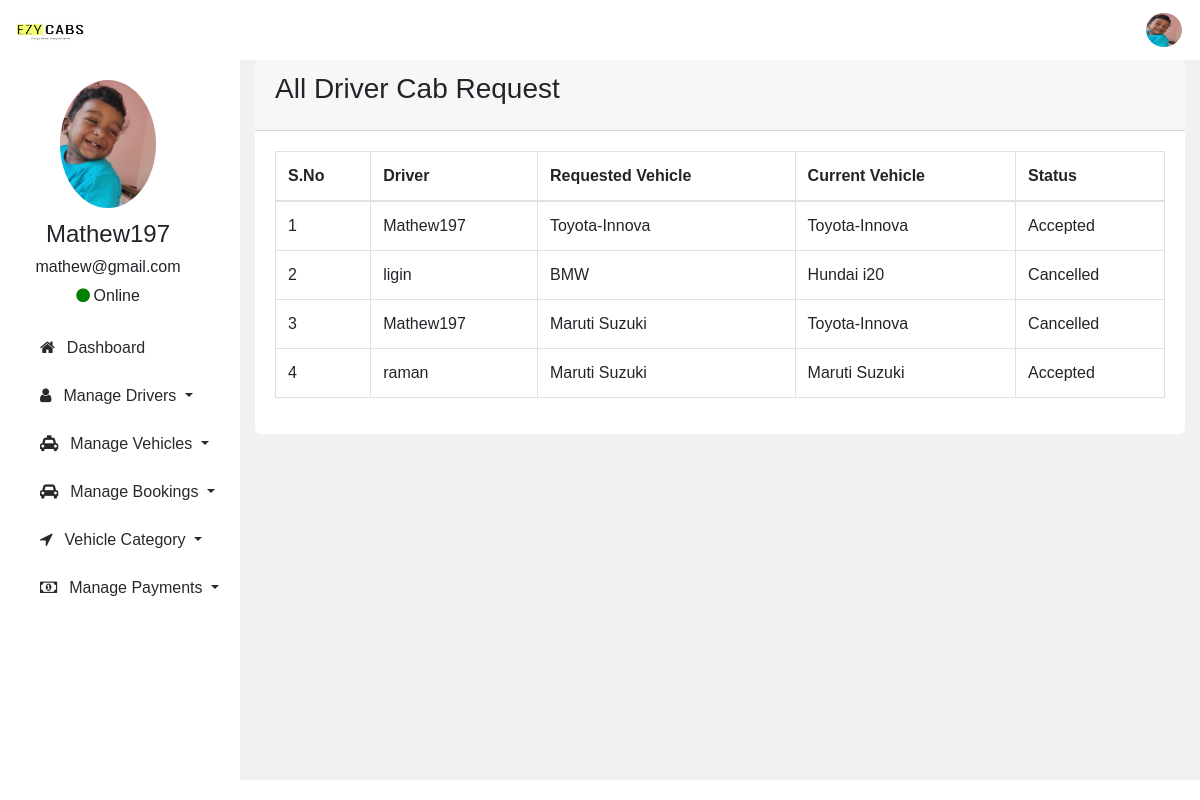
The app's page /pages/viewAllCabRequest.php (signed in) with its own data.
### tables this page shows
CREATE TABLE `vehicle_request` (
  `id` int(11) NOT NULL,
  `driver_id` int(11) NOT NULL,
  `vehicle_id` int(11) NOT NULL,
  `status` int(11) NOT NULL DEFAULT 0
);

CREATE TABLE `register` (
  `id` int(5) NOT NULL,
  `username` varchar(50) NOT NULL,
  `email` varchar(100) NOT NULL,
  `password` varchar(50) NOT NULL,
  `mobile` bigint(10) NOT NULL,
  `profile_pic` varchar(200) NOT NULL,
  `type` int(3) NOT NULL,
  `status` int(2) NOT NULL
);

CREATE TABLE `vehicle` (
  `id` int(5) NOT NULL,
  `u_id` int(5) NOT NULL,
  `reg_no` varchar(15) NOT NULL,
  `model_company` varchar(150) NOT NULL,
  `fuel` varchar(50) NOT NULL,
  `seating_capacity` int(5) NOT NULL,
  `engine_no` varchar(15) NOT NULL,
  `chaise_no` varchar(15) NOT NULL,
  `reg_validity` date NOT NULL,
  `insurence_scheme` varchar(25) NOT NULL,
  `insurence_validity` date NOT NULL,
  `tax` date NOT NULL,
  `pollution` date NOT NULL,
  `vehicle_img` varchar(100) NOT NULL,
  `rc_doc` varchar(200) NOT NULL,
  `category` int(25) NOT NULL,
  `driverAllocated` int(11) NOT NULL DEFAULT -1
);

### pages/viewAllCabRequest.php (the view, shortened to what this page needs)
<?php
if (isset($_SESSION["session_id"]) != session_id()) {
  header("Location:../index.php");
  die();
} else {
  include 'dbcon.php';
?>
  <!doctype html>
  <html lang="en">
  <head>
    <link rel='stylesheet' href='https://cdn.jsdelivr.net/npm/sweetalert2@7.12.15/dist/sweetalert2.min.css'>
    <link rel="stylesheet" href="https://cdn.jsdelivr.net/npm/bootstrap@4.0.0/dist/css/bootstrap.min.css">
    <link rel="stylesheet" href="https://cdnjs.cloudflare.com/ajax/libs/font-awesome/4.7.0/css/font-awesome.min.css">
    <link rel="stylesheet" href="../css/style.css">
  </head>
  <body>
    <?php
    include "../assets/templates/adminsidebar.php";
    ?>
    <section>
      <div class="container-fluid tableDriver">
        <div class="row">
          <div class="col-md-12">
            <div class="card">
              <div class="card-header">
                <h3 class="card-title">All Driver Cab Request</h3>
              </div>
              <div class="card-body">
                <form action="./bookingHistory.php" method="POST">
                  <table class="table table-bordered">
                    <thead>
                      <tr>
                        <th>S.No</th>
                        <th>Driver</th>
                        <th>Requested Vehicle</th>
                        <th>Current Vehicle</th>
                        <th>Status</th>
                      </tr>
                    </thead>
                    <tbody>
                      <?php
                      $i = 0;
                      $selectRequestedCabSql = "SELECT id,vehicle_id,status,driver_id FROM vehicle_request";
                      $selectRequestedCabResult = mysqli_query($con, $selectRequestedCabSql);
                      if (mysqli_num_rows($selectRequestedCabResult) > 0) {
                        while ($row3 = mysqli_fetch_assoc($selectRequestedCabResult)) {
                          $i++;
                          $requestedCabDriverId = $row3['driver_id'];
                          $statusText = ($row3['status'] == 0) ? "Pending" : (($row3['status'] == 1) ? "Accepted" : "Cancelled");
                          $selectDriverNameSql = "SELECT username FROM register WHERE id = '$requestedCabDriverId'";
                          $selectDriverNameResult = mysqli_query($con, $selectDriverNameSql);
                          if (mysqli_num_rows($selectDriverNameResult) > 0) {
                            while ($row4 = mysqli_fetch_assoc($selectDriverNameResult)) {
                              $driverName = $row4['username'];
                            }
                          }
                          $selectCurrentVehicleNameSql = "SELECT model_company,id FROM vehicle WHERE driverAllocated = '$requestedCabDriverId'";
                          $selectCurrentVehicleNameResult = mysqli_query($con, $selectCurrentVehicleNameSql);
                          if (mysqli_num_rows($selectCurrentVehicleNameResult) > 0) {
                            while ($row5 = mysqli_fetch_assoc($selectCurrentVehicleNameResult)) {
                              $currentVehicleName = $row5['model_company'];
                            }
                          }
                          $sql = "SELECT model_company,id FROM vehicle WHERE  id = '$row3[vehicle_id]'";
                          $result = mysqli_query($con, $sql);
                          if (mysqli_num_rows($result) > 0) {
                            $rowN = mysqli_fetch_assoc($result);
                            $requestedCabName = $rowN['model_company'];
                            echo '<tr>
                            <td>' . $i . '</td>
                            <td>' . $driverName . '</td>
                            <td>' . $requestedCabName . '</td>
                            <td>' . $currentVehicleName . '</td>
                            <td>'.$statusText.'</td>
                            </tr>';
                          }
                        }
                      }else{
                        echo '<tr>
                        <td colspan="5">No Data Found</td>
                        </tr>';
                      }
                      ?>
                  </table>
                </form>
    </section>
  </body>
  </html>
<?php
}
?>

### css/style.css (style rules this page uses)
* { box-sizing: border-box; }
body { font-family: Arial, Helvetica, sans-serif; margin: 0%; padding: 0%; }
section { display: -webkit-flex; display: flex; height: auto; }
.tableDriver { width: 80%; position: absolute; left: 20vw; top:5vw }
.form-container_BOOK table,th,td.tr { border: 0%; margin: 0%; border-bottom-width: 2%; }
.card { background: #ffffff; -webkit-border-radius: 5px; -moz-border-radius: 5px; border-radius: 5px; border: 0; margin-bottom: 1rem; }

### records on screen
vehicle_request: register.username "Mathew197", vehicle.model_company "Toyota-Innova", status "Accepted"
vehicle_request: register.username "ligin", vehicle.model_company "BMW", vehicle.model_company "Hundai i20", status "Cancelled"
vehicle_request: register.username "Mathew197", vehicle.model_company "Maruti Suzuki", vehicle.model_company "Toyota-Innova", status "Cancelled"
vehicle_request: register.username "raman", vehicle.model_company "Maruti Suzuki", status "Accepted"

### other values on screen
$uname "Mathew197"
$email "mathew@gmail.com"
